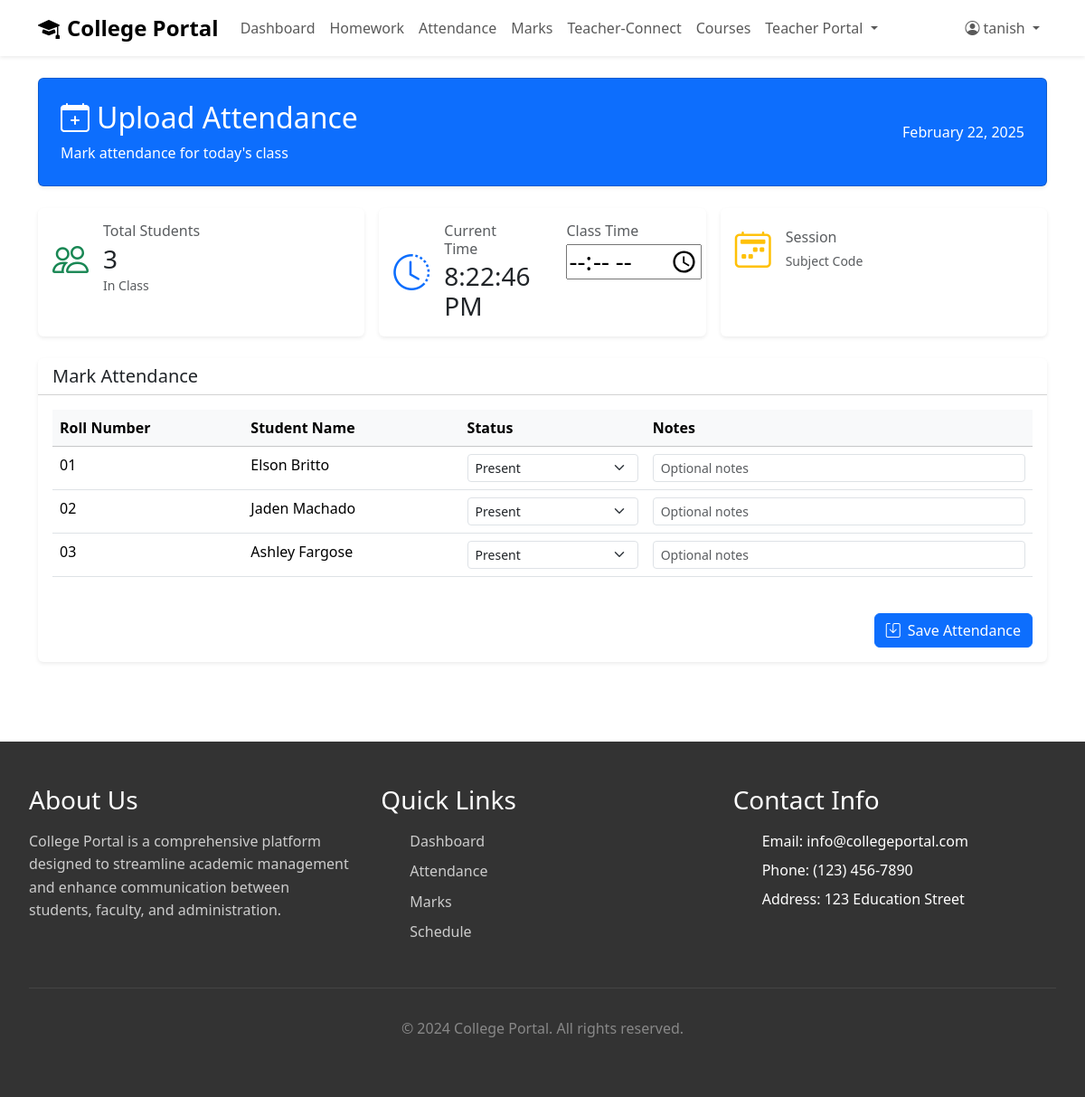
Page /manage-attendance/ (signed in) on the committed database.
### main/models.py (models this page shows, shortened)
class Student(models.Model):
    user = models.OneToOneField(User, on_delete=models.CASCADE)
    roll_number = models.CharField(max_length=20)

### main/views.py (the view, shortened to what this page needs)
# urls.py: path('manage-attendance/', manage_attendance, name='manage_attendance'),
@login_required
def manage_attendance(request):
    subject = Subject.objects.first()  # Or get it based on your logic
    students = Student.objects.all().order_by('roll_number')
    context = {
        'subject': subject,
        'students': students,
    }
    return render(request, 'updateattendance.html', context)

### main/templates/updateattendance.html (shortened to what this page needs)
{% extends 'base.html' %}
{% block start %}
<main class="py-4">
    <div class="container">
        <div class="row mb-4">
            <div class="col-12">
                <div class="card bg-primary text-white shadow-sm">
                    <div class="card-body p-4">
                        <div class="row align-items-center">
                            <div class="col-md-6">
                                <h2 class="card-title mb-0">
                                    <i class="bi bi-calendar-plus me-2"></i>Upload Attendance
                                </h2>
                                <p class="mt-2 mb-0">Mark attendance for today's class</p>
                            </div>
                            <div class="col-md-6">
                                <div class="text-md-end mt-3 mt-md-0">
                                    <p class="mb-0">{% now "F d, Y" %}</p>
                                </div>
                            </div>
                        </div>
                    </div>
                </div>
            </div>
        </div>
        <div class="row g-3 mb-4">
            <div class="col-md-4">
                <div class="card border-0 shadow-sm h-100">
                    <div class="card-body">
                        <div class="d-flex align-items-center">
                            <div class="flex-shrink-0">
                                <i class="bi bi-people text-success fs-1"></i>
                            </div>
                            <div class="flex-grow-1 ms-3">
                                <h6 class="text-muted mb-1">Total Students</h6>
                                <h3 class="mb-0">{{ students|length }}</h3>
                                <small class="text-muted">In Class</small>
                            </div>
                        </div>
                    </div>
                </div>
            </div>
            <div class="col-md-4">
                <div class="card border-0 shadow-sm h-100">
                    <div class="card-body">
                        <div class="d-flex align-items-center">
                            <div class="flex-shrink-0">
                                <i class="bi bi-clock-history text-primary fs-1"></i>
                            </div>
                            <div class="flex-grow-1 ms-3 flex-time" style="display:flex; flex-direction:row;">
                                <div>
                                <h6 class="text-muted mb-1">Current Time</h6>
                                <h3 class="mb-0" id="currentTime">
                                </h3>
                                </div>
                                <div style="margin-left:40px;">
                                    <h6 class="text-muted mb-1">Class Time</h6>
                                    <h3><input type="time" style="width:150px;"></h3>
                                </div>
                            </div>
                        </div>
                    </div>
                </div>
            </div>
            <div class="col-md-4">
                <div class="card border-0 shadow-sm h-100">
                    <div class="card-body">
                        <div class="d-flex align-items-center">
                            <div class="flex-shrink-0">
                                <i class="bi bi-calendar2-week text-warning fs-1"></i>
                            </div>
                            <div class="flex-grow-1 ms-3">
                                <h6 class="text-muted mb-1">Session</h6>
                                <small class="text-muted">Subject Code</small>
                            </div>
                        </div>
                    </div>
                </div>
            </div>
        </div>
        <div class="row">
            <div class="col-12">
                <div class="card border-0 shadow-sm">
                    <div class="card-header bg-white">
                        <h5 class="card-title mb-0">Mark Attendance</h5>
                    </div>
                    <div class="card-body">
                        <form method="POST">
                            <div class="table-responsive">
                                <table class="table table-hover">
                                    <thead class="table-light">
                                        <tr>
                                            <th>Roll Number</th>
                                            <th>Student Name</th>
                                            <th>Status</th>
                                            <th>Notes</th>
                                        </tr>
                                    </thead>
                                    <tbody>
                                        {% for student in students %}
                                        <tr>
                                            <td>{{ student.roll_number }}</td>
                                            <td>{{ student.user.first_name }} {{ student.user.last_name }}</td>
                                            <td>
                                                <select name="attendance_{{ student.id }}" class="form-select form-select-sm">
                                                    <option value="present">Present</option>
                                                </select>
                                            </td>
                                            <td>
                                                <input type="text" name="notes_{{ student.id }}" class="form-control form-control-sm" placeholder="Optional notes">
                                            </td>
                                        </tr>
                                        {% empty %}
                                        <tr>
                                            <td colspan="4" class="text-center text-muted">
                                                No students found in this class.
                                            </td>
                                        </tr>
                                        {% endfor %}
                                    </tbody>
                                </table>
                            </div>
                            <div class="d-flex justify-content-end mt-4">
                                <button type="submit" class="btn btn-primary">
                                    <i class="bi bi-save me-2"></i>Save Attendance
                                </button>
                            </div>
                        </form>
                    </div>
                </div>
            </div>
        </div>
    </div>
</main>
{% endblock %}

### main/templates/base.html (shortened to what this page needs)
<!DOCTYPE html>
<html lang="en">
  <head>
    {% load static %}
    <link
      href="https://cdn.jsdelivr.net/npm/bootstrap@5.3.0/dist/css/bootstrap.min.css"
      rel="stylesheet"
    />
    <link
      rel="stylesheet"
      href="https://cdn.jsdelivr.net/npm/bootstrap-icons@1.11.2/font/bootstrap-icons.css"
    />
    <link
      href="https://cdnjs.cloudflare.com/ajax/libs/bootstrap/5.3.2/css/bootstrap.min.css"
      rel="stylesheet"
    />
    <link
      href="https://cdnjs.cloudflare.com/ajax/libs/font-awesome/6.4.0/css/all.min.css"
      rel="stylesheet"
    />
  </head>
  <body>
    <nav class="navbar navbar-expand-lg navbar-light bg-white shadow-sm">
      <div class="container">
        <a class="navbar-brand" href="/">
          <i class="bi bi-mortarboard-fill me-2"></i>College Portal
        </a>
        <div class="collapse navbar-collapse" id="navbarNav">
          <ul class="navbar-nav me-auto">
            <li class="nav-item">
              <a class="nav-link" href="/dashboard/">Dashboard</a>
            </li>
            <li class="nav-item">
              <a class="nav-link" href="/homework/">Homework</a>
            </li>
            <li class="nav-item">
              <a class="nav-link" href="/attendance/">Attendance</a>
            </li>
            <li class="nav-item">
              <a class="nav-link" href="/marks/">Marks</a>
            </li>
            <li class="nav-item">
              <a class="nav-link" href="/teacher-connect/">Teacher-Connect</a>
            </li>
            <li class="nav-item">
              <a class="nav-link" href="https://collgeportal-cp.netlify.app/"
                >Courses</a
              >
            </li>
            {% if user.is_staff %}
            <li class="nav-item dropdown">
              <a
                class="nav-link dropdown-toggle"
                href="#"
                role="button"
                data-bs-toggle="dropdown"
              >
                Teacher Portal
              </a>
            </li>
            {% endif %}
          </ul>
          <ul class="navbar-nav">
            {% if user.is_authenticated %}
            <li class="nav-item dropdown">
              <a
                class="nav-link dropdown-toggle"
                href="#"
                role="button"
                data-bs-toggle="dropdown"
              >
                <i class="bi bi-person-circle me-1"></i>{{ user.username }}
              </a>
            </li>
            {% endif %}
          </ul>
        </div>
      </div>
    </nav>
    {% block start %} {% endblock %}
    <footer class="footer">
      <div class="footer-content">
        <div class="footer-section">
          <h3>About Us</h3>
          <p>
            College Portal is a comprehensive platform designed to streamline
            academic management and enhance communication between students,
            faculty, and administration.
          </p>
        </div>
        <div class="footer-section">
          <h3>Quick Links</h3>
          <ul>
            <li><a href="/dashboard">Dashboard</a></li>
            <li><a href="/attendance">Attendance</a></li>
            <li><a href="/marks">Marks</a></li>
            <li><a href="/schedule">Schedule</a></li>
          </ul>
        </div>
        <div class="footer-section">
          <h3>Contact Info</h3>
          <ul>
            <li>Email: info@collegeportal.com</li>
            <li>Phone: (123) 456-7890</li>
            <li>Address: 123 Education Street</li>
          </ul>
        </div>
      </div>
      <div class="footer-bottom">
        <p>&copy; 2024 College Portal. All rights reserved.</p>
      </div>
    </footer>
  </body>
</html>

### main/templates/base.html (style rules this page uses)
body { min-height: 100vh; display: flex; flex-direction: column; }
.navbar-brand { font-weight: bold; font-size: 1.5rem; }
.nav-link { font-weight: 500; }
main { flex: 1; }
.footer { background: #333; color: white; padding: 3rem 2rem; margin-top: 4rem; }
.footer-content { max-width: 1200px; margin: 0 auto; display: grid; grid-template-columns: repeat(auto-fit, minmax(250px, 1fr)); gap: 2rem; }
.footer-section h3 { margin-bottom: 1rem; color: #fff; }
.footer-section p, .footer-section a { color: #ccc; text-decoration: none; line-height: 1.6; }
.footer-section ul { list-style: none; }
.footer-section ul li { margin-bottom: 0.5rem; }
.footer-bottom { text-align: center; margin-top: 2rem; padding-top: 2rem; border-top: 1px solid #444; color: #888; }

### rows in the picture
Student: roll_number "01", user.first_name "Elson", user.last_name "Britto", id "Present"
Student: roll_number "02", user.first_name "Jaden", user.last_name "Machado", id "Present"
Student: roll_number "03", user.first_name "Ashley", user.last_name "Fargose", id "Present"

### other values in the picture
{{ user.username }} "tanish"
{{ students|length }} "3"
